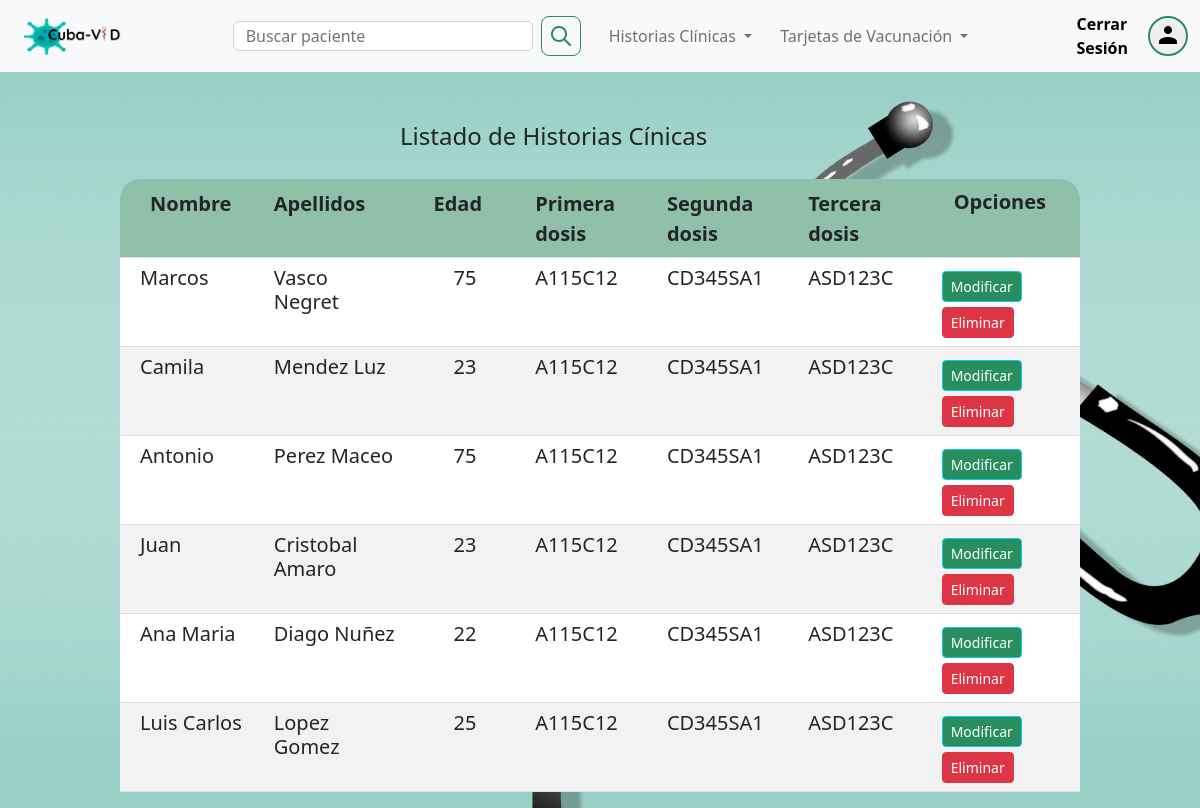
Screenshot of /listaTV/ (signed in) with the database file from the repository.
### app/models.py (models this page shows, shortened)
class TV(models.Model):
    HC = models.ForeignKey(HC, on_delete=models.PROTECT)
    nombre = models.CharField(max_length=50)
    apellidos = models.CharField(max_length=30)
    municipio_residencia = models.CharField(max_length=50)
    edad = models.IntegerField()
    lote_primera_dosis = models.CharField(max_length=10)
    fecha_primera_dosis  = models.DateField()
    hora_primera_dosis  = models.TimeField()
    enfermera_primera_dosis  = models.CharField(max_length=50)
    lote_segunda_dosis = models.CharField(max_length=10)
    fecha_segunda_dosis = models.DateField()
    hora_segunda_dosis = models.TimeField()
    enfermera_segunda_dosis = models.CharField(max_length=50)
    lote_tercera_dosis = models.CharField(max_length=10)
    fecha_tercera_dosis = models.DateField()
    hora_tercera_dosis = models.TimeField()
    enfermera_tercera_dosis = models.CharField(max_length=50)

### app/views.py (the view)
# urls.py: path('listaTV/', listaTV, name="listaTV"),
@permission_required('app.view_tv')
def listaTV(request):
    targetas = TV.objects.all()
    data = {
        'targetas': targetas
    }
    return render(request, 'app/listarTarjetaVacunacion.html', data)

### app/templates/app/listarTarjetaVacunacion.html (shortened to what this page needs)
{% extends 'app/base.html' %}
{% load static %}
{% block contenido %}
{% block css %}
<link rel="stylesheet" href="/CubaVID/app/static/app/css/Crear_HC.css">
<link href="https://cdn.jsdelivr.net/npm/bootstrap@5.2.2/dist/css/bootstrap.min.css" rel="stylesheet">
{% endblock %}
<body style="background-color: #b7eeea;">
<div class="title_conteiner" style="display: grid; grid-template-columns: 1fr 1fr 2fr 1fr 1fr;">
    <h4 style="margin-top: 50px; grid-area: 1/3/2/4; ">Listado de Historias Cínicas</h4>
  </div>
   <div class="story_list" style="display: grid; grid-template-columns: 1fr 4fr 4fr 1fr;">
      <table class="table table-striped table-hover table-responsive-sm" style="margin-top: 20px; grid-area: 2/2/4/4;">
        <tr>
            <th class="fila_one" style="font-size: 20px; height: 50px; padding-top: 10px; width: 200px; padding-left: 30px; background-color: #98cab3; border-top-left-radius: 20px;">Nombre</th>
            <th class="fila_one" style="font-size: 20px; height: 50px; padding-top: 10px;width: 200px; background-color: #98cab3;">Apellidos</th>
            <th class="fila_one"style="font-size: 20px; height: 50px; padding-top: 10px;width: 200px; padding-left: 30px; background-color: #98cab3;">Edad</th>
            <th class="fila_one" style="font-size: 20px; height: 50px; padding-top: 10px;width: 200px; background-color: #98cab3;">Primera dosis</th>
            <th class="fila_one" style="font-size: 20px; height: 50px; padding-top: 10px;width: 200px;background-color: #98cab3;">Segunda dosis</th>
            <th class="fila_one" style="font-size: 20px; height: 50px; padding-top: 10px;width: 200px;background-color: #98cab3; ">Tercera dosis</th>
            <th class="fila_one" style=" font-size: 20px; height: 50px; padding-left: 20px;width: 200px;background-color: #98cab3; border-top-right-radius: 20px;">Opciones</th>
        </tr>
        {% for p in targetas %}
        <tr>
            <td style=" height: 50px; font-size: 18px; padding-left: 20px;background-color: white;"><h5>{{ p.nombre | title }}</h5></td>
            <td style="height: 50px; font-size: 18px; background-color: white;"><h5>{{ p.apellidos | title }}</h5></td>
            <td style="height: 50px; font-size: 18px; background-color: white; padding-left: 50px;"><h5>{{ p.edad }}</h5></td>
            <td style="height: 50px; font-size: 18px; background-color: white;"><h5>{{ p.lote_primera_dosis }}</h5></td>
            <td style="height: 50px; font-size: 18px; background-color: white;"><h5>{{p.lote_segunda_dosis}}</h5></td>
            <td style="height: 50px; font-size: 18px; background-color: white;"><h5>{{p.lote_tercera_dosis}}</h5></td>
            {% if perms.app.change_tv %}
            <td  style="height: 50px; font-size: 18px; background-color: white;">
              <a href="{% url 'modificarTV' p.id %}" class="btn btn-info btn-sm"style="background-color:  hsl(152, 55%, 36%);margin-top: 5px; color: white;">Modificar</a>
              {% endif %}
              {% if perms.app.delete_tv %}
              <a href="#" onclick="eliminarTV({{p.id}})" class="btn btn-danger btn-sm" style="margin-top: 5px;">Eliminar</a>
              {% endif %}
            </td>
        </tr>
        {% endfor %}
      </table>
   </div>
  </body>
{% endblock %}

### app/static/app/css/Crear_HC.css (style rules this page uses)
* { margin: 0; padding: 0; box-sizing: border-box; }

### app/static/app/css/style.css (style rules this page uses)
* { margin: 0; padding: 0; box-sizing: border-box; }
.body_princial_page { background-image: url("./img/fondo_2.png"); }

### rows the page displays
TV: nombre "Marcos", apellidos "Vasco Negret", edad "75", lote_primera_dosis "A115C12", lote_segunda_dosis "CD345SA1", lote_tercera_dosis "ASD123C"
TV: nombre "Camila", apellidos "Mendez Luz", edad "23", lote_primera_dosis "A115C12", lote_segunda_dosis "CD345SA1", lote_tercera_dosis "ASD123C"
TV: nombre "Antonio", apellidos "Perez Maceo", edad "75", lote_primera_dosis "A115C12", lote_segunda_dosis "CD345SA1", lote_tercera_dosis "ASD123C"
TV: nombre "Juan", apellidos "Cristobal Amaro", edad "23", lote_primera_dosis "A115C12", lote_segunda_dosis "CD345SA1", lote_tercera_dosis "ASD123C"
TV: nombre "Ana Maria", apellidos "Diago Nuñez", edad "22", lote_primera_dosis "A115C12", lote_segunda_dosis "CD345SA1", lote_tercera_dosis "ASD123C"
TV: nombre "Luis Carlos", apellidos "Lopez Gomez", edad "25", lote_primera_dosis "A115C12", lote_segunda_dosis "CD345SA1", lote_tercera_dosis "ASD123C"
